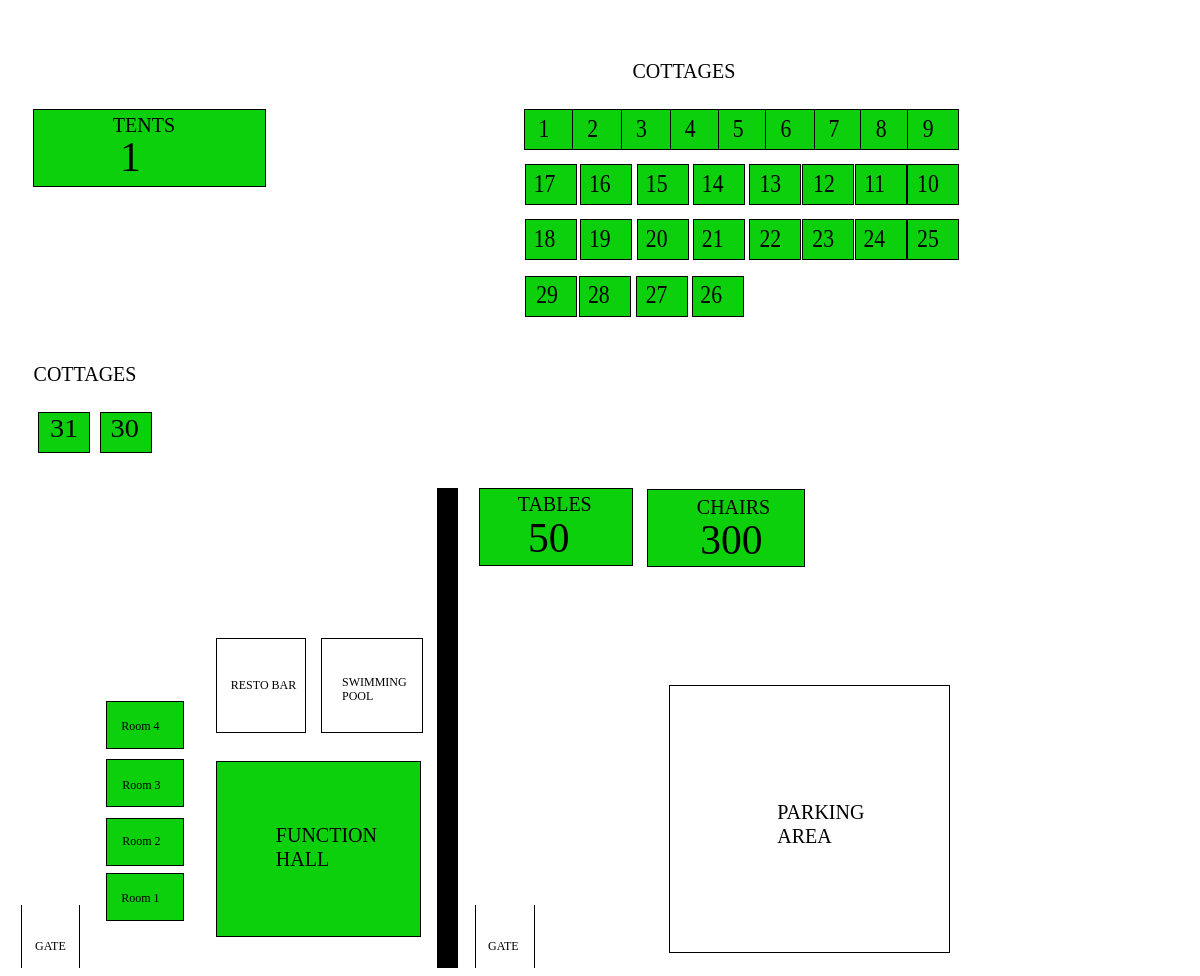
/execute/map2.php, run on an earlier commit of the app's database.
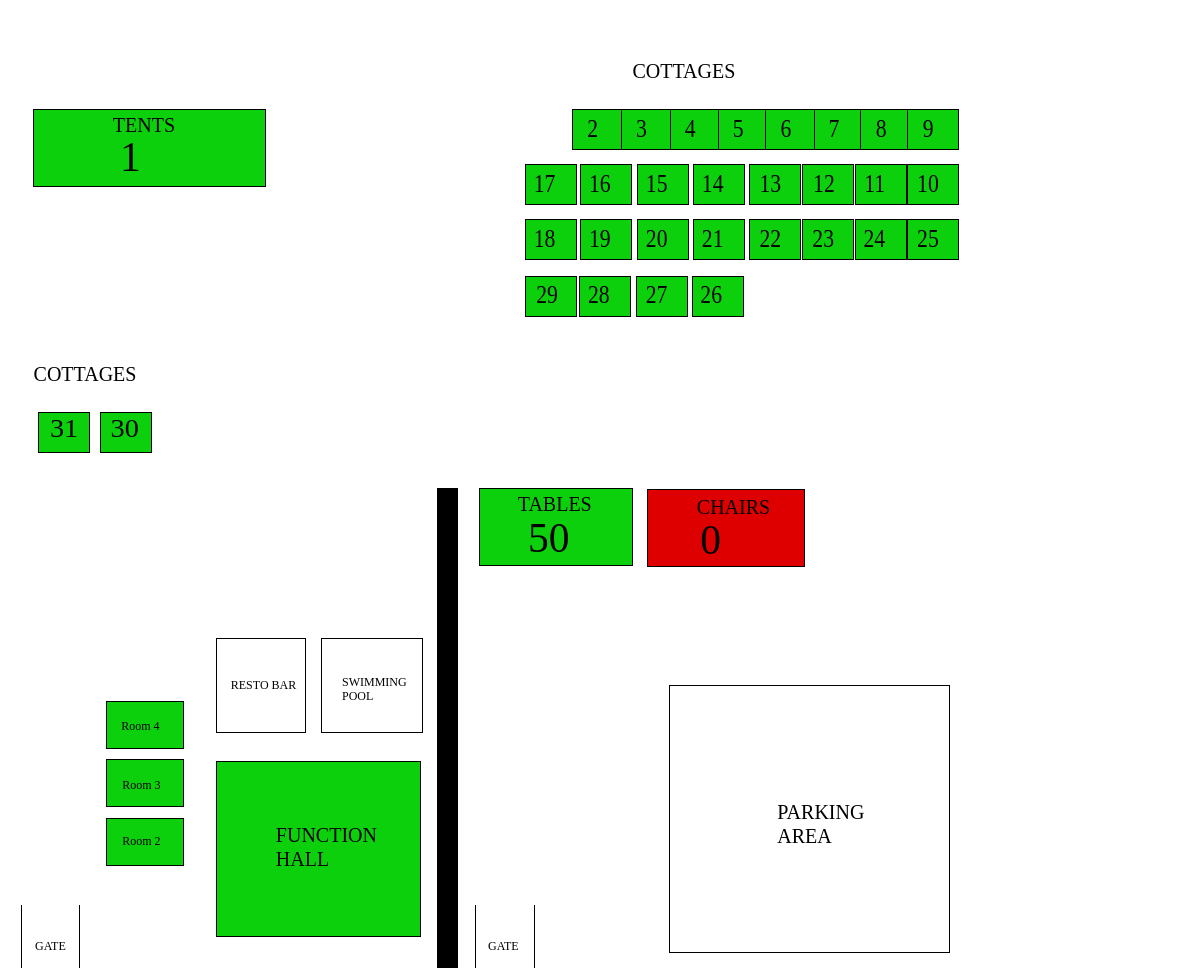
And on a later commit of the database.
### tables this page shows
CREATE TABLE `tbl_amenities` (
  `id` bigint(20) UNSIGNED NOT NULL,
  `category_id` bigint(20) UNSIGNED NOT NULL,
  `name` varchar(255) DEFAULT NULL,
  `details` text,
  `capacity` int(11) DEFAULT NULL,
  `quantity` int(11) NOT NULL,
  `amount_per_hour` double DEFAULT NULL,
  `amount_per_night` double DEFAULT NULL,
  `photo` varchar(255) DEFAULT NULL,
  `x` varchar(10) DEFAULT NULL,
  `y` varchar(10) DEFAULT NULL,
  `transform` varchar(100) DEFAULT NULL,
  `status` enum('av','na') NOT NULL,
  `created_at` timestamp NOT NULL DEFAULT CURRENT_TIMESTAMP,
  `updated_at` datetime NOT NULL DEFAULT CURRENT_TIMESTAMP
);

### execute/map2.php (the view, shortened to what the changed rows need)
<?php
    require_once('../library/config.php');
    extract($_POST);
    $tents = $dbConn->query("SELECT * FROM tbl_amenities WHERE status = 'av' AND category_id = 2")->fetch(PDO::FETCH_ASSOC);
    $tables = $dbConn->query("SELECT * FROM tbl_amenities WHERE status = 'av' AND category_id = 6")->fetch(PDO::FETCH_ASSOC);
    $chairs = $dbConn->query("SELECT * FROM tbl_amenities WHERE status = 'av' AND category_id = 1")->fetch(PDO::FETCH_ASSOC);
    if(isset($txtDateFrom) && isset($txtDateTo)) {
        $cottages = $dbConn->query("SELECT aa.*, rr.r_a_id FROM tbl_amenities aa LEFT JOIN (
            SELECT amenities_id, amenities_id as r_a_id FROM tbl_reservations WHERE (('".$txtDateFrom."' BETWEEN date_from AND date_to) OR ('".$txtDateTo."' BETWEEN date_from AND date_to))
            ) as rr on aa.amenities_id = rr.amenities_id WHERE (aa.status = 'av' AND aa.category_id = 3)");
         $rooms = $dbConn->query("SELECT aa.*, rr.r_a_id FROM tbl_amenities aa LEFT JOIN (
            SELECT amenities_id, amenities_id as r_a_id FROM tbl_reservations WHERE (('".$txtDateFrom."' BETWEEN date_from AND date_to) OR ('".$txtDateTo."' BETWEEN date_from AND date_to))
            ) as rr on aa.amenities_id = rr.amenities_id WHERE (aa.status = 'av' AND aa.category_id = 5)");
        $reserve_tents = $dbConn->query("SELECT SUM(quantity) as quantity FROM tbl_reservations WHERE category_id = 2 AND (('".$txtDateFrom."' BETWEEN date_from AND date_to) OR ('".$txtDateTo."' BETWEEN date_from AND date_to))")->fetch(PDO::FETCH_ASSOC);
        $reserve_tables = $dbConn->query("SELECT SUM(quantity) as quantity FROM tbl_reservations WHERE category_id = 6 AND (('".$txtDateFrom."' BETWEEN date_from AND date_to) OR ('".$txtDateTo."' BETWEEN date_from AND date_to))")->fetch(PDO::FETCH_ASSOC);
        $reserve_chairs = $dbConn->query("SELECT SUM(quantity) as quantity FROM tbl_reservations WHERE category_id = 1 AND (('".$txtDateFrom."' BETWEEN date_from AND date_to) OR ('".$txtDateTo."' BETWEEN date_from AND date_to))")->fetch(PDO::FETCH_ASSOC);
    } else {
        $cottages = $dbConn->query("SELECT * FROM tbl_amenities WHERE status = 'av' AND category_id = 3");
        $rooms = $dbConn->query("SELECT * FROM tbl_amenities WHERE status = 'av' AND category_id = 5");
    }
    $total_tents    = 0;
    $total_chairs   = 0;
    $total_tables   = 0;
    if(isset($txtDateFrom) && isset($txtDateTo)) {
        $total_tents  = (isset($tents['quantity']) > 0 ? $tents['quantity'] : 0) - (isset($reserve_tents['quantity']) > 0 ? $reserve_tents['quantity'] : 0);
        $total_chairs = (isset($chairs['quantity']) > 0 ? $chairs['quantity'] : 0) - (isset($reserve_chairs['quantity']) > 0 ? $reserve_chairs['quantity'] : 0);
        $total_tables = (isset($tables['quantity']) > 0 ? $tables['quantity'] : 0) - (isset($reserve_tables['quantity']) > 0 ? $reserve_tables['quantity'] : 0);
    } else {
        $total_tents = isset($tents['quantity']) > 0 ? $tents['quantity'] : 0;
        $total_chairs = isset($chairs['quantity']) > 0 ? $chairs['quantity'] : 0;
        $total_tables = isset($tables['quantity']) > 0 ? $tables['quantity'] : 0;
    }
?>
<div id="map_design">
    <svg version="1.1" id="Layer_1" xmlns="http://www.w3.org/2000/svg" xmlns:xlink="http://www.w3.org/1999/xlink" x="0px" y="0px"
        width="960px" height="960px" viewBox="0 0 960 960" enable-background="new 0 0 960 960" xml:space="preserve">
        <text transform="matrix(1 0 0 1 624.5 69.9248)" font-family="'ArialMT'" font-size="20">COTTAGES</text>
        <text transform="matrix(1 0 0 1 769.334 811)">
            <tspan x="0" y="0" font-family="'ArialMT'" font-size="20">PARKING</tspan>
            <tspan x="0" y="24" font-family="'ArialMT'" font-size="20">  AREA</tspan>
        </text>
        <text
            transform="matrix(1 0 0 1 509.7852 503.1602)"
            font-family="'ArialMT'"
            font-size="20">TABLES</text>
        <text
            transform="matrix(1 0 0 1 520 544.2559)"
            font-family="'ArialMT'"
            font-size="41.5568">
            <?php echo $total_tables; ?>
        </text>
        <text
            transform="matrix(1 0 0 1 688.8379 506.1602)"
            font-family="'ArialMT'"
            font-size="20">CHAIRS</text>
        <text
            transform="matrix(1 0 0 1 692.2793 546.2559)"
            font-family="'ArialMT'"
            font-size="41.5568">
            <?php echo $total_chairs; ?>
        </text>
        <text transform="matrix(1 0 0 1 479.9995 941.5)" font-family="'ArialMT'" font-size="12">GATE</text>
        <text transform="matrix(1 0 0 1 27.0972 941.5)" font-family="'ArialMT'" font-size="12">GATE</text>
        <text transform="matrix(1 0 0 1 334 677.5)"><tspan x="0" y="0" font-family="'ArialMT'" font-size="12">SWIMMING </tspan><tspan x="0" y="14.4" font-family="'ArialMT'" font-size="12">    POOL</tspan></text>
        <text transform="matrix(1 0 0 1 222.7632 680.5)" font-family="'ArialMT'" font-size="12">RESTO BAR</text>
        <?php
        while ($room = $rooms->fetch(PDO::FETCH_OBJ)) { ?>
            <text
                transform="<?php echo $room->transform ?>"
                font-family="'ArialMT'"
                font-size="12"><?php echo $room->name ?></text>
        <?php } ?>
        <text transform="matrix(1 0 0 1 25.5913 372.8813)" font-family="'ArialMT'" font-size="20">COTTAGES</text>
        <?php
        while ($cottage = $cottages->fetch(PDO::FETCH_OBJ)) { ?>
            <text
                transform="<?php echo $cottage->transform ?>"
                font-family="'ArialMT'"
                font-size="25"><?php echo $cottage->name ?></text>
        <?php } ?>
        <text
            transform="matrix(1 0 0 1 104.7847 124.1606)"
            font-family="'ArialMT'"
            font-size="20">TENTS</text>
        <text
            transform="matrix(1 0 0 1 112.0005 163.2559)"
            font-family="'ArialMT'"
            font-size="41.5568">
            <?php echo $total_tents; ?>
        </text>
        <text transform="matrix(1 0 0 1 267.8271 834)">
            <tspan x="0" y="0" font-family="'ArialMT'" font-size="20">FUNCTION</tspan>
            <tspan x="0" y="24" font-family="'ArialMT'" font-size="20">HALL</tspan>
        </text>
    </svg>
</div>

What changed in the data, as far as the page shows it:
no longer on this page (row edited): tbl_amenities: quantity "300"
no longer on this page (row edited): tbl_amenities: name "Room 1"
no longer on this page (row edited): tbl_amenities: name "1"
Also different on the page:
$total_chairs: (not shown) → "0"
